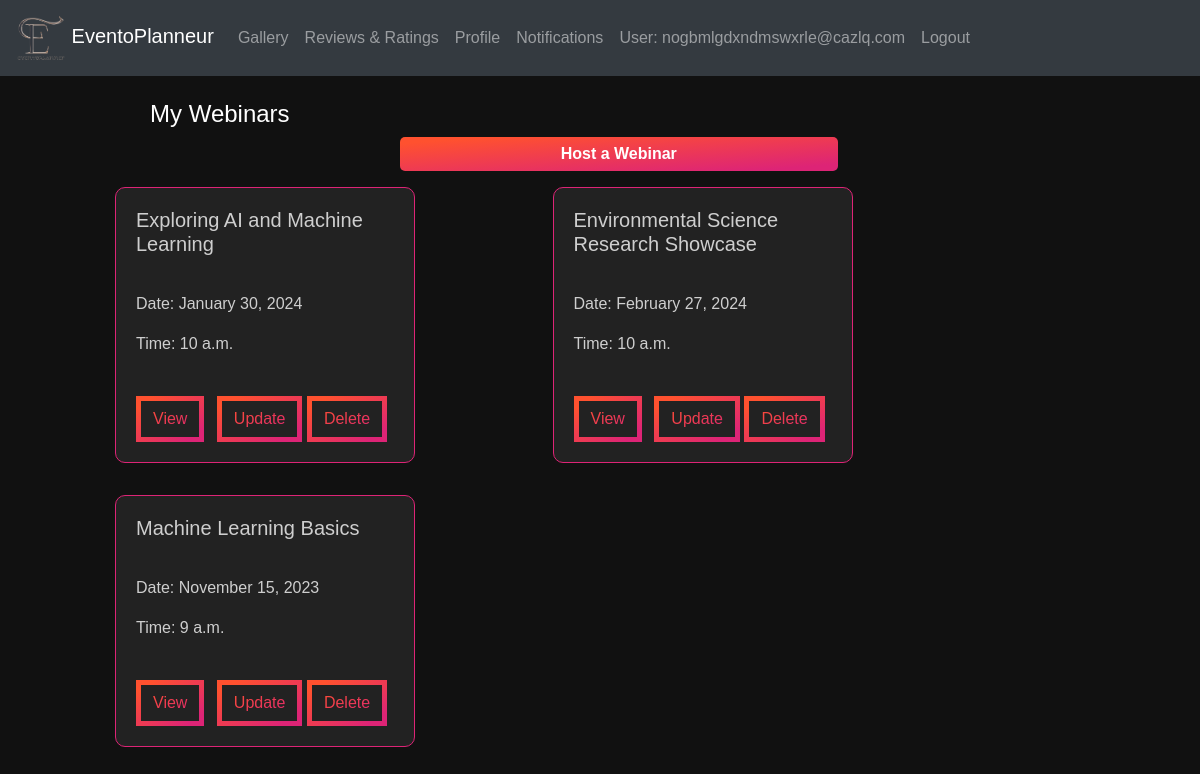
The app's page /webinar/ (signed in) with its own data.
### eventapp/models.py (models this page shows, shortened)
class CustomUser(AbstractUser):
    username = None
    USERNAME_FIELD  = 'email'
    email = models.EmailField(unique=True)
    password = models.CharField(max_length=128)
    is_organizer = models.BooleanField(default=False)
    is_provider = models.BooleanField(default=False)
    is_attendee = models.BooleanField(default=False)
    is_verified = models.BooleanField(default=False)
    verification_token = models.CharField(max_length=100, blank=True, null=True)
    REQUIRED_FIELDS = []
    objects = CustomUserManager()

class Webinar(models.Model):
    EVENT_TYPE_CHOICES = [
    ('Online', 'Online'),
    ('Offline', 'Offline'),
]
    id = models.AutoField(primary_key=True)
    title = models.CharField(max_length=100)
    event_type = models.CharField(max_length=10, choices=EVENT_TYPE_CHOICES, default='offline')
    description = models.TextField()
    date = models.DateField(default=None, blank=True, null=True)
    start_time = models.TimeField(blank=True, null=True)
    end_time = models.TimeField(blank=True, null=True)
    location = models.CharField(max_length=200, blank=True, null=True)
    poster = models.URLField(blank=True, null=True)
    organizer_name = models.CharField(max_length=100)
    deadline = models.DateField(default=None, blank=True, null=True)
    fee = models.DecimalField(max_digits=10, decimal_places=2, blank=True, null=True)
    speakers = models.ManyToManyField(Speaker, blank=True)
    org_user=models.ForeignKey(CustomUser, on_delete=models.CASCADE,null=True,blank=True)
    livestream = models.URLField(blank=True, null=True)
    phone_number = models.CharField(max_length=15)
    max_participants = models.PositiveIntegerField(null=True,default=50)
    status = models.IntegerField(default=1,null=True,blank=True)

### eventapp/views.py (the view)
# urls.py: path('webinar/',views.webinar,name='webinar'),
@login_required
def webinar(request):
    orgs=request.user
    update_webinar=Webinar.objects.filter(org_user=orgs, status=1)
    context = {'update_webinar': update_webinar}
    return render(request, 'webinar.html', context)

### templates/webinar.html (shortened to what this page needs)
{% load static %}
<!DOCTYPE html>
<html lang="en">
<head>
  <link rel="stylesheet" href="https://maxcdn.bootstrapcdn.com/bootstrap/4.5.2/css/bootstrap.min.css">
  <link rel="stylesheet"type="text/css" href="{% static 'css/webinar.css' %}">
</head>
<body>
  <nav class="navbar navbar-expand-md bg-dark navbar-dark">
    <div class="containers">
      <a class="navbar-brand" href="{% url 'eventapp:orghome' %}">
        <img src="{% static 'images/Eventoplanneur.png' %}" alt="Logo" width="50"> EventoPlanneur
      </a>
      <div class="collapse navbar-collapse" id="navbarCollapse">
        <ul class="navbar-nav ml-auto">
          <li class="nav-item"><a class="nav-link" href="#gallery">Gallery</a></li>
          <li class="nav-item"><a class="nav-link" href="#reviews">Reviews & Ratings</a></li>
          <li class="nav-item"><a class="nav-link" href="{% url 'eventapp:org_profile' %}">Profile</a></li>
          <li class="nav-item"><a class="nav-link" href="#notifications">Notifications</a></li>
          <li class="nav-item">
            {% if user.is_authenticated %}
            <a class="nav-link" >User: {{ user.email }}</a>
            <li class="nav-item"><a href="{% url 'eventapp:logout' %}" class="nav-link">Logout</a></li>
            {% endif %}
          </li>
        </ul>
      </div>
    </div>
  </nav>
    <div style="margin-left:100px;margin-right:225px" ><br>
      <h4 style="margin-left:50px;color:white">My Webinars</h4>
        <a href="{% url 'eventapp:register_webinar' %}"><button id="sendButton" style="margin-left:300px;width:50%;background:var(--gradient) !important;">Host a Webinar</button></a><br>
        {% block content %}
        <div class="container mx-auto mt-3">
        <div class="row">
        {% for i in update_webinar %}
        <div class="col-md-6">
          <div class="card" style="width: 300px;">
            <div class="card-body">
              <h5 class="card-title">{{ i.title }}</h5><br>
              <p class="card-text">Date: {{ i.date|date:"F j, Y" }}<br><p>
                <p class="card-text">Time: {{ i.start_time }}<br><br></p>
                <a href="{% url 'view_webinar' i.id %}" class="btn mr-2"> View </a>
                <a href="{% url 'update_webinar' i.id %}" class="btn"> Update</a>
                <a href="{% url 'delete_webinar' i.id %}" class="btn"> Delete</a>
          </div></div></div>{% endfor %}
          {% endblock %}
      </div>
    </div>
</body>
</html>

### static/css/webinar.css (style rules this page uses)
body { font-family: Arial, sans-serif; margin: 0; padding: 0; background-position: center; color: #ad6341; background-image: url("/static/images/bg.gif"); background-size: cover; }
.containers { display: flex; justify-content: space-between; text-align: right; }
.container { display: flex; justify-content: space-between; margin: 5px; }
#sendButton { background-color: #fda085; color: #fff; border: none; border-radius: 5px; padding: 5px 10px; cursor: pointer; }
button { font-family: Arial, Helvetica, sans-serif; font-weight: bold; color: white; background-color: #171717; padding: 1em 2em; border: none; border-radius: .6rem; position: relative; cursor: pointer; overflow: hidden; }
.card { width: 190px; border-radius: 10px; }

### templates/webinar.html (style rules this page uses)
:root { --gradient: linear-gradient(to left top, #DD2476 10%, #FF512F 90%) !important; }
body { background: #111 !important;; }
.card { background: #222; border: 1px solid #dd2476; color: rgba(250, 250, 250, 0.8); margin-bottom: 2rem; }
.btn { border: 5px solid; border-image-slice: 1; background: var(--gradient) !important; -webkit-background-clip: text !important; -webkit-text-fill-color: transparent !important; border-image-source: var(--gradient) !important; text-decoration: none; transition: all .4s ease; }

### records on screen
CustomUser: email "nogbmlgdxndmswxrle@cazlq.com"
Webinar: title "Exploring AI and Machine Learning", date "January 30, 2024", start_time "10 a.m."
Webinar: title "Environmental Science Research Showcase", date "February 27, 2024", start_time "10 a.m."
Webinar: title "Machine Learning Basics", date "November 15, 2023", start_time "9 a.m."
